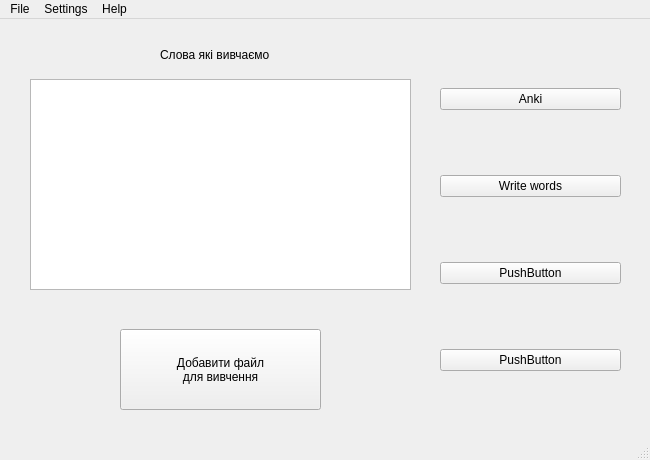
<?xml version="1.0" encoding="UTF-8"?>
<ui version="4.0">
 <class>MainWindow</class>
 <widget class="QMainWindow" name="MainWindow">
  <property name="geometry">
   <rect>
    <x>0</x>
    <y>0</y>
    <width>650</width>
    <height>460</height>
   </rect>
  </property>
  <property name="windowTitle">
   <string>MainWindow</string>
  </property>
  <widget class="QWidget" name="centralwidget">
   <widget class="QWidget" name="verticalLayoutWidget">
    <property name="geometry">
     <rect>
      <x>440</x>
      <y>10</y>
      <width>181</width>
      <height>401</height>
     </rect>
    </property>
    <layout class="QVBoxLayout" name="verticalLayout">
     <item>
      <widget class="QPushButton" name="pushButton_2">
       <property name="enabled">
        <bool>true</bool>
       </property>
       <property name="text">
        <string>Anki</string>
       </property>
      </widget>
     </item>
     <item>
      <widget class="QPushButton" name="pushButton_4">
       <property name="text">
        <string>Write words</string>
       </property>
      </widget>
     </item>
     <item>
      <widget class="QPushButton" name="pushButton_3">
       <property name="text">
        <string>PushButton</string>
       </property>
      </widget>
     </item>
     <item>
      <widget class="QPushButton" name="pushButton">
       <property name="text">
        <string>PushButton</string>
       </property>
      </widget>
     </item>
    </layout>
   </widget>
   <widget class="QTextEdit" name="textEdit">
    <property name="geometry">
     <rect>
      <x>30</x>
      <y>60</y>
      <width>381</width>
      <height>211</height>
     </rect>
    </property>
   </widget>
   <widget class="QLabel" name="label">
    <property name="geometry">
     <rect>
      <x>160</x>
      <y>20</y>
      <width>131</width>
      <height>31</height>
     </rect>
    </property>
    <property name="text">
     <string>Слова які вивчаємо</string>
    </property>
   </widget>
   <widget class="QPushButton" name="pushButton_5">
    <property name="geometry">
     <rect>
      <x>120</x>
      <y>310</y>
      <width>201</width>
      <height>81</height>
     </rect>
    </property>
    <property name="text">
     <string>Добавити файл
для вивчення</string>
    </property>
   </widget>
  </widget>
  <widget class="QMenuBar" name="menubar">
   <property name="geometry">
    <rect>
     <x>0</x>
     <y>0</y>
     <width>650</width>
     <height>26</height>
    </rect>
   </property>
   <widget class="QMenu" name="menuFile">
    <property name="title">
     <string>File</string>
    </property>
   </widget>
   <widget class="QMenu" name="menuSettings">
    <property name="title">
     <string>Settings</string>
    </property>
   </widget>
   <widget class="QMenu" name="menuHelp">
    <property name="title">
     <string>Help</string>
    </property>
   </widget>
   <addaction name="menuFile"/>
   <addaction name="menuSettings"/>
   <addaction name="menuHelp"/>
  </widget>
  <widget class="QStatusBar" name="statusbar"/>
 </widget>
 <resources/>
 <connections/>
</ui>
